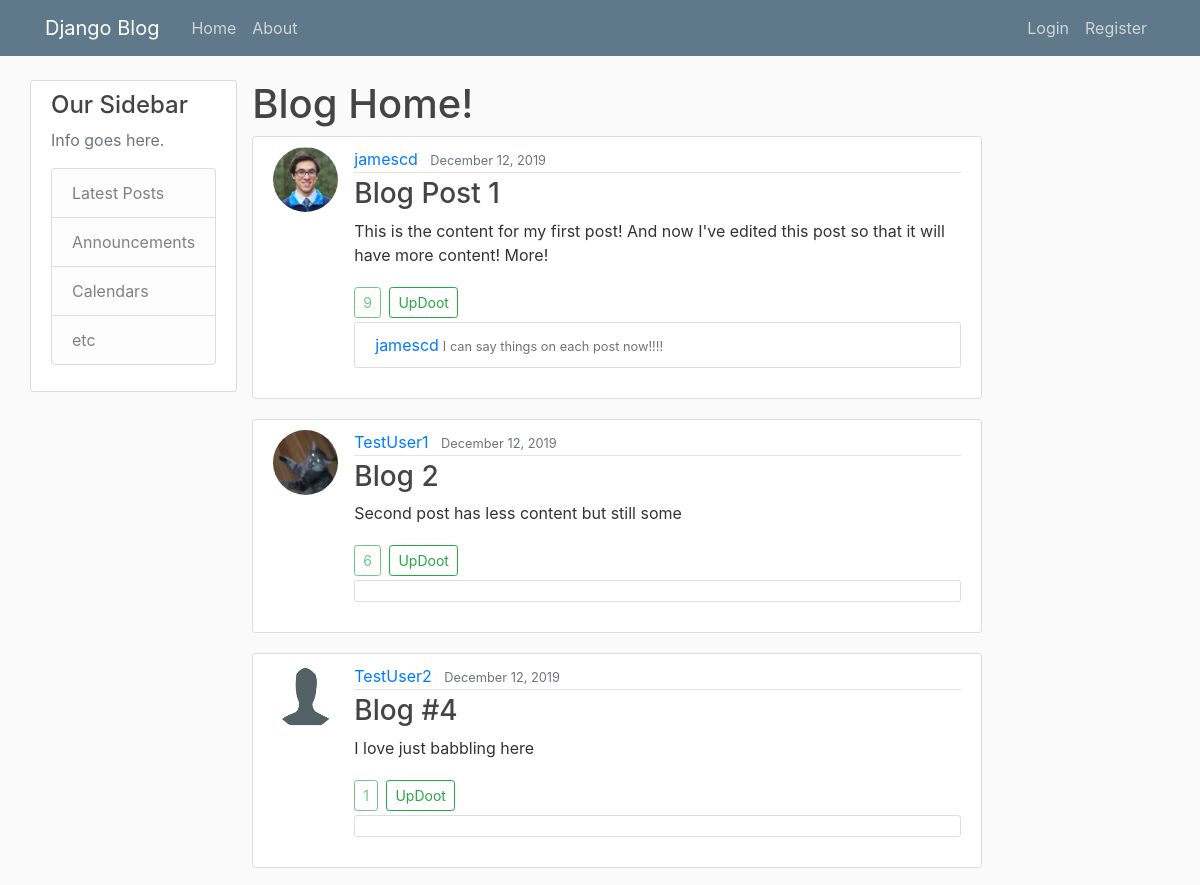
Before: / (upper part) with the older database file.
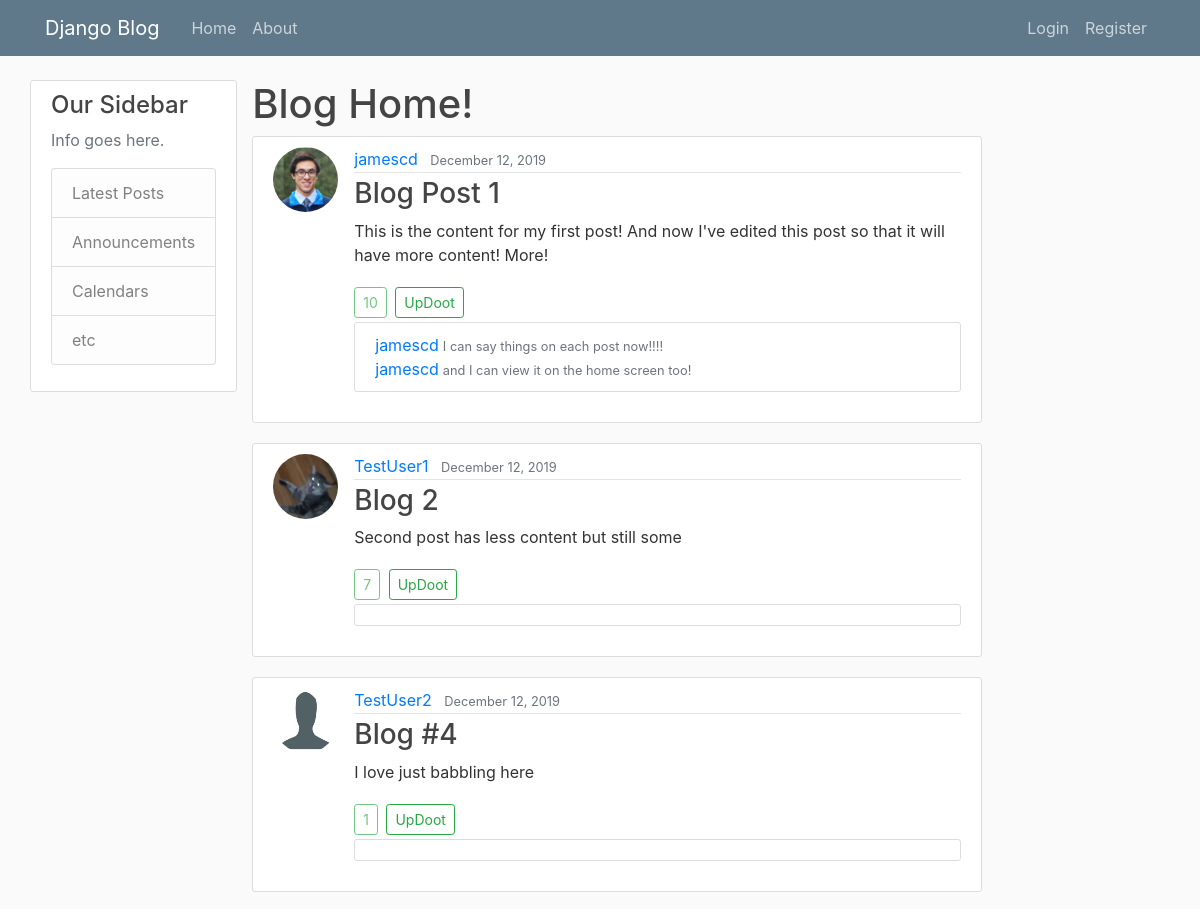
After: the same page with the newer database file.
### blog/models.py (models this page shows, shortened)
class Post(models.Model):
	title = models.CharField(max_length=100)
	content = models.TextField()
	date_posted = models.DateTimeField(default=timezone.now)
	author = models.ForeignKey(User, on_delete=models.CASCADE)
	updoots = models.SmallIntegerField(default=0)

class Comment(models.Model):
	post = models.ForeignKey(Post, on_delete=models.CASCADE)
	author = models.ForeignKey(User, on_delete=models.CASCADE)
	content = models.CharField(max_length=200)
	date_posted = models.DateTimeField(default=timezone.now)

### users/models.py (models this page shows, shortened)
class Profile(models.Model):
	user = models.OneToOneField(User, on_delete=models.CASCADE)
	image = models.ImageField(default='default.jpeg', upload_to='profile-pics')
	bio = models.TextField()

### blog/views.py (the view)
# urls.py: path('', PostListView.as_view(), name='blog-home'),
class PostListView(ListView):
	model = Post
	template_name = 'blog/home.html' # <app>/<model>_<viewtype>.html
	ordering = ['-updoots', '-date_posted'] #'-' indicates newest to oldest
	paginate_by = 5
	paginate_orphans = 2
	def get_context_data(self, **kwargs):
		posts = Post.objects.all()
		pages = Paginator(object_list=posts, per_page=5, orphans=2)
		context = {
			'numpages': kwargs.get('page'),
			'page_obj': pages.get_page(kwargs.get('page')),
			'comments': Comment.objects.all()
		}
		return context

### blog/templates/blog/home.html (shortened to what this page needs)
{% extends "blog/base.html" %}
{% block content %}
	<h1>Blog Home!</h1>
	{% for post in page_obj %}
		<article class="media content-section">
			<img class="rounded-circle article-img" src="{{ post.author.profile.image.url }}">
			<div class="media-body">
				<div class="article-metadata">
					<a class="mr-2" href="{% url 'user-posts' post.author.username %}">{{ post.author }}</a>
					<small class="text-muted">{{ post.date_posted|date:"F d, Y" }}</small>
				</div>
				<h3><a class="article-title" href="{% url 'post-detail' post.id %}">{{ post.title }}</a></h3>
				<p class="article-content">{{ post.content }}</p>
				<a class="btn btn-outline-success btn-sm disabled mr-1">{{ post.updoots }}</a>
				<a class="btn btn-outline-success btn-sm mt-1 mb-1" href="{% url 'post-updoot' post.id 'home' %}">UpDoot</a>
				<div class="media content-section">
					<div class="col">
						{% for comment in comments %}
							{% if comment.post == post %}
								<div class="row">
									<a class="mr-1" href="{% url 'user-posts' comment.author.username %}">{{ comment.author }}</a>
									<small class="mt-1 text-muted">{{ comment.content }}</small>
								</div>
							{% endif %}
						{% endfor %}
					</div>
				</div>
			</div>
		</article>
	{% endfor %}
{% endblock content %}

Changed rows visible on the page:
changed Post "Blog Post 1": updoots "9" → "10"
added Comment: author "jamescd", content "and I can view it on the home screen too!", shown under Post "Blog Post 1"
changed Post "Blog 2": updoots "6" → "7"
